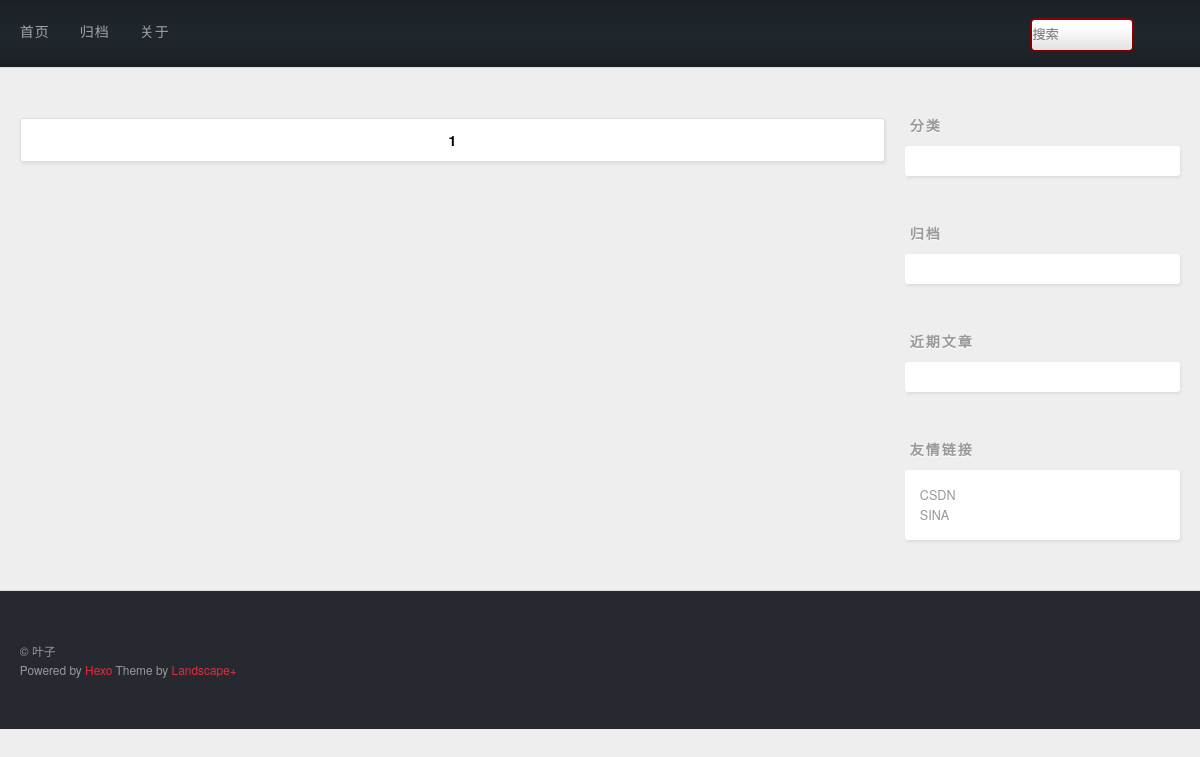
The app's page /, older data.
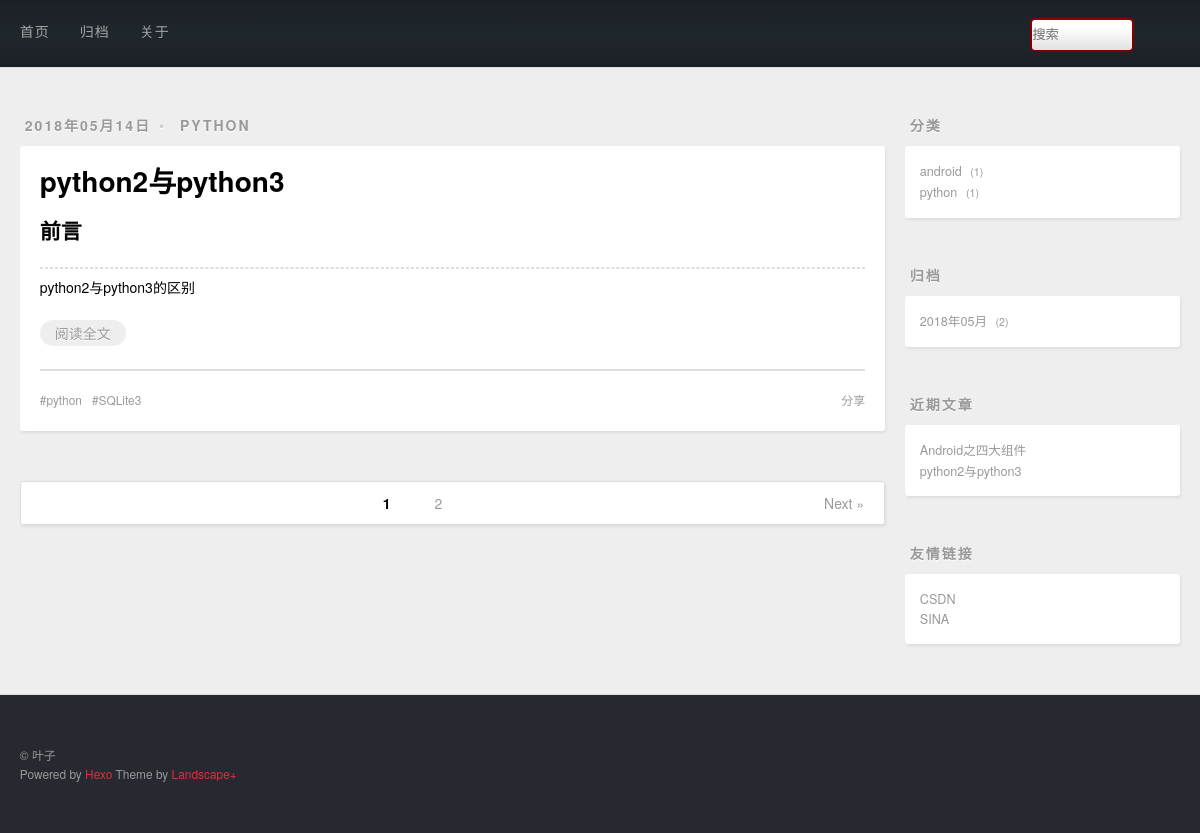
The same page, newer data.
### post/models.py (models this page shows, shortened)
class Post(models.Model):
    title = models.CharField(max_length=100,unique=True,verbose_name='标题')
    desc = models.TextField(verbose_name='描述')
    content = models.TextField(verbose_name='内容')
    created = models.DateField(auto_now_add=True,verbose_name='创建时间')
    modified = models.DateTimeField(auto_now=True,verbose_name='修改时间')
    category = models.ForeignKey(Category,verbose_name='目录')
    tags = models.ManyToManyField(Tags,verbose_name='标签')
    class Meta:
        db_table = 't_post'
        verbose_name_plural='帖子'

class Category(models.Model):
    cname = models.CharField(max_length=20,unique=True,verbose_name='类别名称')
    class Meta:
        db_table = 't_category'
        verbose_name_plural='类别'

class Tags(models.Model):
    tname = models.CharField(max_length=20,unique=True,verbose_name='标签名称')
    class Meta :
        db_table = 't_tags'
        verbose_name_plural='标签'

### post/views.py (the view)
# urls.py: url(r'^$',views.index_view),
def index_view(request, num='1'):
    page_posts, page_range = get_post_by_num(num)
    return render(request, 'index.html', {'page_posts': page_posts, 'page_range': page_range})

### post/contextprocessors.py (called while the page is built)
def getrightinfo(request):
    from django.db.models import Count
    cate_posts = Post.objects.values('category__cname', 'category').annotate(count=Count('*')).order_by('-count')
    from django.db import connection
    cursor = connection.cursor()
    archive_posts = cursor.execute("select created,count(*) as count from t_post group by strftime('%Y-%m',created) order by count desc")
    recent_posts = Post.objects.order_by('-id')[:3]
    return {
        'cate_posts': cate_posts,
        'recent_posts': recent_posts,
        'archive_posts':archive_posts
    }

### post/views.py (called while the page is built)
def get_post_by_num(num):
    num = int(num)
    page_posts = Paginator(Post.objects.order_by('-created'), per_page=1)
    if num <= 0:
        num = 1
    if num > page_posts.num_pages:
        num = page_posts.num_pages
    start = int((num - 1) / 10) * 10 + 1
    end = start + 10
    if end > page_posts.num_pages:
        end = page_posts.num_pages + 1
    return page_posts.page(num), range(start, end)

### post/templates/index.html (shortened to what this page needs)
{% extends 'base.html' %}
{% block main %}
    {% for post in page_posts.object_list %}
        <article class="article article-type-post">
            <div class="article-meta">
                <a class="article-date">
                    <time>{{ post.created|date:'Y年m月d日' }}</time>
                </a>
                <div class="article-category">
                    <a class="article-category-link" href="#" target="_blank">{{ post.category.cname }}</a>
                </div>
            </div>
            <div class="article-inner">
                <header class="article-header">
                    <h1 itemprop="name">
                        <a class="article-title" href="#" target="_blank">{{ post.title }}</a>
                    </h1>
                </header>
                <div class="article-entry" itemprop="articleBody">
                    <h2>前言</h2>
                    <hr>
                    {{ post.desc }}
                    <p class="article-more-link">
                        <a href="/post/{{ post.id }}" target="_blank">阅读全文</a>
                    </p>
                </div>
                <footer class="article-footer">
                    <a data-url="存放文章的url" class="article-share-link">分享</a>
                    <ul class="article-tag-list">
                        {% for tag in post.tags.all %}
                            <li class="article-tag-list-item">
                                <a class="article-tag-list-link" href="#">{{ tag.tname }}</a>
                            </li>
                        {% endfor %}
                        <li class="article-tag-list-item">
                            <a class="article-tag-list-link" href="#">SQLite3</a>
                        </li>
                    </ul>
                </footer>
            </div>
        </article>
    {% endfor %}
    <nav id="page-nav">
        {% for page in page_range %}
            {% if page_posts.number == page %}
                <span class="page-number current">{{ page }}</span>
            {% else %}
                <a class="page-number" href="/page/{{ page }}">{{ page }}</a>
            {% endif %}
        {% endfor %}
        {% if page_posts.has_next %}
            <a class="extend next" rel="next" href="/page/{{ page_posts.next_page_number }}">Next »</a>
        {% endif %}
    </nav>
{% endblock main %}

### templates/base.html (shortened to what this page needs)
{% load staticfiles %}
<!DOCTYPE html>
<html lang="en">
<head>
    <link rel="stylesheet" type="text/css" href="{% static 'css/style.css' %}">
</head>
<body>
    <div id="container">
        <div id="wrap">
            {% include 'header.html' %}
            <div class="outer">
                <div id="main">
                    {% block main %}
                    {% endblock main %}
                </div>
                {% include 'right.html' %}
            </div>
            {% include 'footer.html' %}
        </div>
    </div>
</body>
</html>

### templates/header.html
<header id="header">
  <div id="banner"></div>
  <div id="header-outer" class="outer">
    <div id="header-inner" class="inner">
      <nav id="main-nav">
          <a class="main-nav-link" href="/">首页</a>
          <a class="main-nav-link" href="/archive/">归档</a>
          <a class="main-nav-link" href="/aboutme" target="_blank">关于</a>
      </nav>
        <div class="d1">
	  <form method="get" action="/search/">
	    <input type="text" name="q" placeholder="搜索">
	  </form>
	</div>
    </div>
  </div>
</header>

### templates/right.html
<aside id="sidebar">
    <div class="widget-wrap">
        <h3 class="widget-title">分类</h3>
        <div class="widget">
            <ul class="category-list">
                {% for cate_post in cate_posts %}
                    <li class="category-list-item">
                        <a class="category-list-link"
                           href="/category/{{ cate_post.category }}">{{ cate_post.category__cname }}</a>
                        <span class="category-list-count">{{ cate_post.count }}</span>
                    </li>
                {% endfor %}
            </ul>
        </div>
    </div>
    <div class="widget-wrap">
        <h3 class="widget-title">归档</h3>
        <div class="widget">
            <ul class="archive-list">
                {% for archive_post in archive_posts %}
                    <li class="archive-list-item">
                        <a class="archive-list-link" href="/archive/{{ archive_post.0|date:'Y' }}/{{ archive_post.0|date:'m' }}"> {{ archive_post.0|date:'Y年m月' }} </a>
                        <span class="archive-list-count">{{ archive_post.1 }}</span>
                    </li>
                {% endfor %}
            </ul>
        </div>
    </div>
    <div class="widget-wrap">
        <h3 class="widget-title">近期文章</h3>
        <div class="widget">
            <ul>
                {% for recent_post in recent_posts %}
                    <li>
                        <a href="/post/{{ recent_post.id }}" target="_blank">{{ recent_post.title }}</a>
                    </li>
                {% endfor %}
            </ul>
        </div>
    </div>
    <div class="widget-wrap">
        <h3 class="widget-title">友情链接</h3>
        <div class="widget">
            <ul>
                <li>
                    <a href="https://blog.csdn.net/" target="_blank">CSDN</a>
                </li>
                <li>
                    <a href="http://blog.sina.com.cn/" target="_blank">SINA</a>
                </li>
            </ul>
        </div>
    </div>
</aside>

### templates/footer.html
<footer id="footer">
  <div class="outer">
    <div id="footer-info" class="inner">
      © 叶子<br>
      Powered by <a href="http://zespia.tw/hexo/" target="_blank">Hexo</a>
      Theme by <a href="https://github.com/xiangming/landscape-plus" target="_blank">Landscape+</a>
    </div>
  </div>
</footer>

### templates/base.html (style rules this page uses)
form { position: relative; width: 150px; margin: 0 auto; }
.d1 { float: right; line-height: 67px; }
.d1 input { width: 100px; height: 30px; border: 2px solid darkred; border-radius: 5px; outline: none; background: white; color: #1e242a; }

Row changes from the older to the newer data that the page shows:
added Post: created "2018年05月14日", category.cname "PYTHON", title "python2与python3", desc "python2与python3的区别"
added Tags: tname "python"
added Post: title "Android之四大组件", shown under "近期文章"
Text that changed along with them:
new list line: "2"
text now shown: "Next »"
new list line: "android 1"
new list line: "python 1"
new list line: "2018年05月 2"
